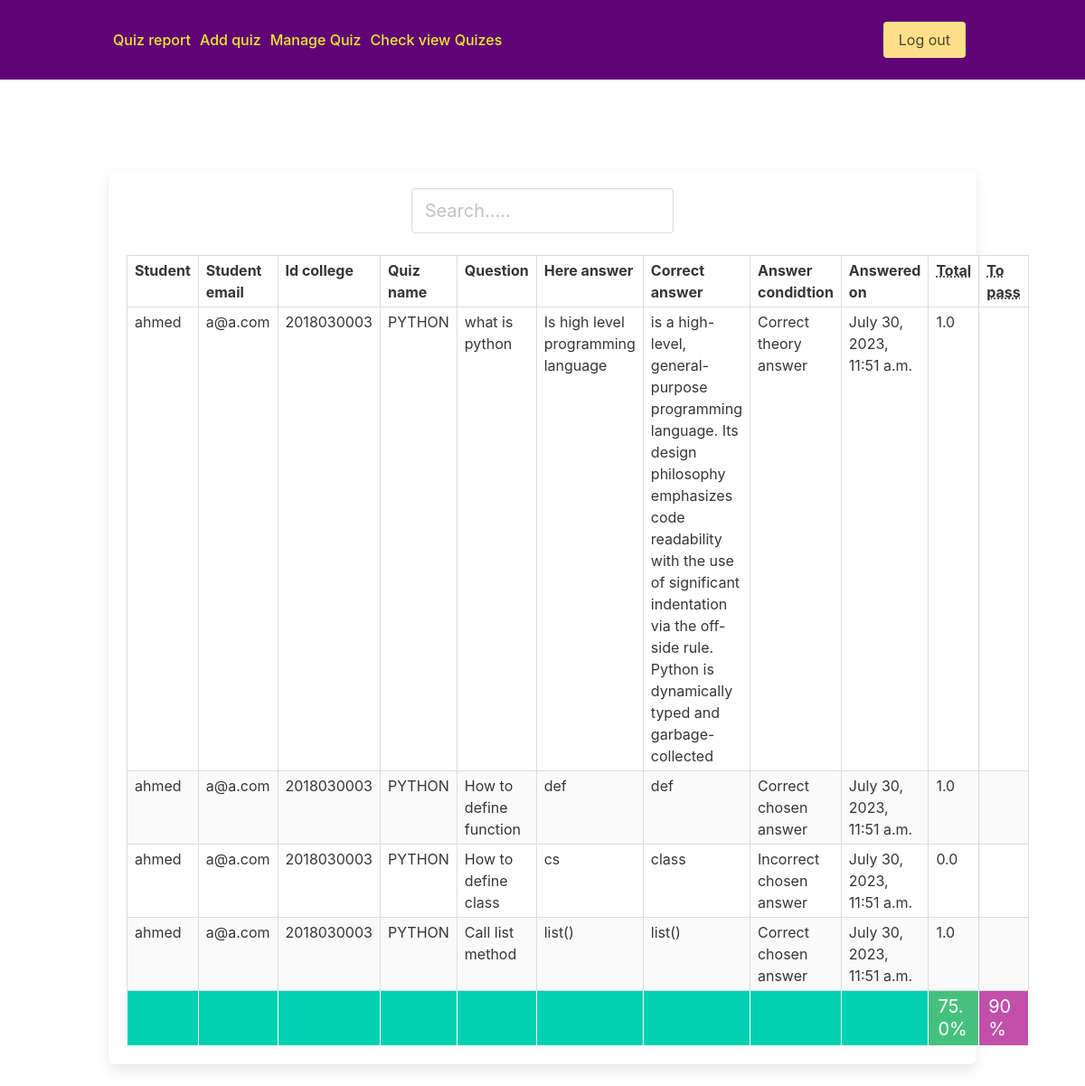
Screenshot of /instructor/report/9/ with the database file from the repository.
### quiz/models.py (models this page shows, shortened)
class ReportResult(models.Model):
    user = models.ForeignKey(User, on_delete=models.CASCADE)
    quiz = models.ForeignKey(Quiz, on_delete=models.CASCADE)
    question = models.CharField(max_length=255)
    student_answer = models.CharField(max_length=255)
    correct_answer = models.TextField()
    is_true_answered = models.CharField(max_length=50, default='Correct answer')
    question_score = models.FloatField()
    on_date = models.DateTimeField(default=datetime.datetime.utcnow() + datetime.timedelta(hours=2))

class Quiz(models.Model):
    DIFFICULT_CHOICES = [
        ('easy', 'easy'),
        ('medium', 'medium'),
        ('hard', 'hard'),
    ]
    user                   = models.ForeignKey(User, on_delete=models.CASCADE)
    name                   = models.CharField(max_length=50, unique=True)
    quiz_code              = models.CharField(max_length=50, unique=True)
    topic                  = models.CharField(max_length=50)
    number_of_chosen_questions = models.IntegerField()
    number_of_theory_questions = models.IntegerField()
    time                   = models.IntegerField(help_text='duration of the quiz in minutes.')
    required_score_to_pass = models.IntegerField(help_text='required score in %.')
    difficulty             = models.CharField(max_length=6, choices=DIFFICULT_CHOICES, default=DIFFICULT_CHOICES[0])
    start_quiz             = models.DateTimeField(null=True, blank=True)
    is_answered            = models.BooleanField(default=False)

class TotalDegree(models.Model):
    user = models.ForeignKey(User, on_delete=models.CASCADE)
    quiz = models.ForeignKey(Quiz, on_delete=models.CASCADE)
    score_to_pass = models.CharField(max_length=50)
    total = models.FloatField()

### users/models.py (models this page shows, shortened)
class User(AbstractBaseUser):
    username = models.CharField(unique=True, max_length=50)
    email = models.EmailField(unique=True, max_length=50)
    first_name = models.CharField(max_length=50, null=True, blank=True)
    last_name = models.CharField(max_length=50, null=True, blank=True)
    date_joined = models.DateTimeField(auto_now_add=True)
    last_login = models.DateTimeField(auto_now=True)
    is_superuser = models.BooleanField(default=False)
    is_staff = models.BooleanField(default=False)
    is_active = models.BooleanField(default=True)
    is_student = models.BooleanField(default=False)
    id_college = models.CharField(max_length=50, null=True, blank=True, unique=True)
    objects = UserManager()
    USERNAME_FIELD = 'username'
    REQUIRED_FIELDS = ['email', 'first_name', 'last_name', 'id_college']
    def __str__(self):
        return self.username

### users/views.py (the view)
# urls.py: path('report/<id>/', views.report_view, name='report'),
def report_view(request, id):
    context = {}
    context2 = {}
    my_quiz = Quiz.objects.get(id=id)
    context['q_name'] = my_quiz.name
    context2['q_name'] = my_quiz.name
    reports = ReportResult.objects.filter(quiz=my_quiz)
    total   = TotalDegree.objects.filter(quiz=my_quiz)
    dt = {}
    for t in total:
        data = reports.filter(user=t.user)
        dt[data] = t
    context['data'] = dt.items()
    if request.method == 'POST':
        value = request.POST.get('value')
        reports_username = ReportResult.objects.filter(user__username__contains=value, quiz=my_quiz)
        total_username = TotalDegree.objects.filter(user__username__contains=value, quiz=my_quiz)
        reports_id_college = ReportResult.objects.filter(user__id_college__contains=value, quiz=my_quiz)
        total_id_college = TotalDegree.objects.filter(user__id_college__contains=value, quiz=my_quiz)
        dt = dict()
        for t in total_username:
            user_username = reports_username.filter(user=t.user)
            dt[user_username] = t
        for t in total_id_college:
            user_id_college = reports_id_college.filter(user=t.user)
            dt[user_id_college] = t
        context2['data'] = dt.items()
        if total_username:
            return TemplateResponse(request, 'quiz/one_quiz_report.html', context=context2)
        elif total_id_college:
            return TemplateResponse(request, 'quiz/one_quiz_report.html', context=context2)
        else:
            return TemplateResponse(request, 'quiz/one_quiz_report.html', context={})
    else:
        return TemplateResponse(request, 'quiz/one_quiz_report.html', context=context )

### templates/quiz/one_quiz_report.html (shortened to what this page needs)
<!DOCTYPE html>
<html lang="en">
	<head>
		<link rel="stylesheet" href="https://cdn.jsdelivr.net/npm/bulma@0.9.3/css/bulma.min.css">
	</head>
	<body>
		<nav class="navbar  is-spaced" role="navigation" aria-label="main navigation" style="background-color: #600377  ;">
			<div id="navbarBasicExample" class="navbar-menu container">
			  <div class="navbar-start">
				<a class="" style=" color: #ece930; padding: 5px; font-weight: 500;"  href="{% url 'reports-view' %}">
					Quiz report
				</a>
				<a class="" style=" color: #ece930; padding: 5px; font-weight: 500;" href="{% url 'add-quiz' %}">
					Add quiz
				</a>
				<a class="" style=" color: #ece930; padding: 5px; font-weight: 500;" href="{% url 'my-quizes-view' %}">
					Manage Quiz
				</a>
				<a class="" style=" color: #ece930; padding: 5px; font-weight: 500;" href="{% url 'quiz-view' %}">
					Check view Quizes
				</a>
			  </div>
			  <div class="navbar-end">
				<div class="navbar-item">
				  <div class="buttons">
					<a class="button is-warning" href="{% url 'logout-view' %}">
					  Log out
					</a>
				  </div>
				</div>
			  </div>
			</div>
		  </nav>
		<div class="container box" style="margin-top: 100px;">
			<div class="columns">
				<div class="column is-one-third is-offset-4">
					<input id="search" class="input is-medium" type="text" placeholder="Search.....">
				</div>
			</div>
<table class="table is-bordered is-striped is-narrow is-hoverable is-fullwidth">
	<thead>
	  <tr>
		<th>Student</th>
		<th>Student email</th>
		<th>Id college</th>
		<th>Quiz name</th>
		<th>Question</th>
		<th>Here answer</th>
		<th>Correct answer</th>
		<th>Answer condidtion</th>
		<th>Answered on</th>
		<th><abbr title="Total">Total</abbr></th>
		<th><abbr title="Total">To pass</abbr></th>
	  </tr>
	</thead>
	<tbody>
		{% for k, val in data %}
			{% for d_k in k %}
				<tr>
					<td>{{d_k.user}}</td>
					<td>{{d_k.user.email}}</td>
					<td>{{d_k.user.id_college}}</td>
					<td>{{d_k.quiz.name}}</td>
					<td>{{d_k.question}}</td>
					<td>{{d_k.student_answer}}</td>
					<td>{{d_k.correct_answer}}</td>
					<td>{{d_k.is_true_answered}}</td>
					<td>{{d_k.on_date}}</td>
					<td>{{d_k.question_score}}</td>
					<td></td>
				</tr>
			{% endfor %}
			<tr class="is-selected text-black h6">
				<td></td>
				<td></td>
				<td></td>
				<td></td>
				<td></td>
				<td></td>
				<td></td>
				<td></td>
				<td></td>
				<td class="subtitle is-5" style="background-color: rgb(70, 193, 125);">{{val.total}}%</td>
				<td class="subtitle is-5" style="background-color: #c250ab;">{{val.score_to_pass}}%</td>
			</tr>
		{% endfor %}
	</tbody>
  </table>
</div>
	</body>
</html>

### rows the page displays
TotalDegree: total "75.0", score_to_pass "90"
ReportResult: user "ahmed", user.email "a@a.com", user.id_college "2018030003", quiz.name "PYTHON", question "what is python", student_answer "Is high level programming language", correct_answer "is a high-level, general-purpose programming language. Its design philosophy emphasizes code readability with the use of significant indentation via the off-side rule. Python is dynamically typed and garbage-collected", is_true_answered "Correct theory answer", on_date "July 30, 2023, 11:51 a.m.", question_score "1.0"
ReportResult: user "ahmed", user.email "a@a.com", user.id_college "2018030003", quiz.name "PYTHON", question "How to define function", student_answer "def", correct_answer "def", is_true_answered "Correct chosen answer", on_date "July 30, 2023, 11:51 a.m.", question_score "1.0"
ReportResult: user "ahmed", user.email "a@a.com", user.id_college "2018030003", quiz.name "PYTHON", question "How to define class", student_answer "cs", correct_answer "class", is_true_answered "Incorrect chosen answer", on_date "July 30, 2023, 11:51 a.m.", question_score "0.0"
ReportResult: user "ahmed", user.email "a@a.com", user.id_college "2018030003", quiz.name "PYTHON", question "Call list method", student_answer "list()", correct_answer "list()", is_true_answered "Correct chosen answer", on_date "July 30, 2023, 11:51 a.m.", question_score "1.0"
